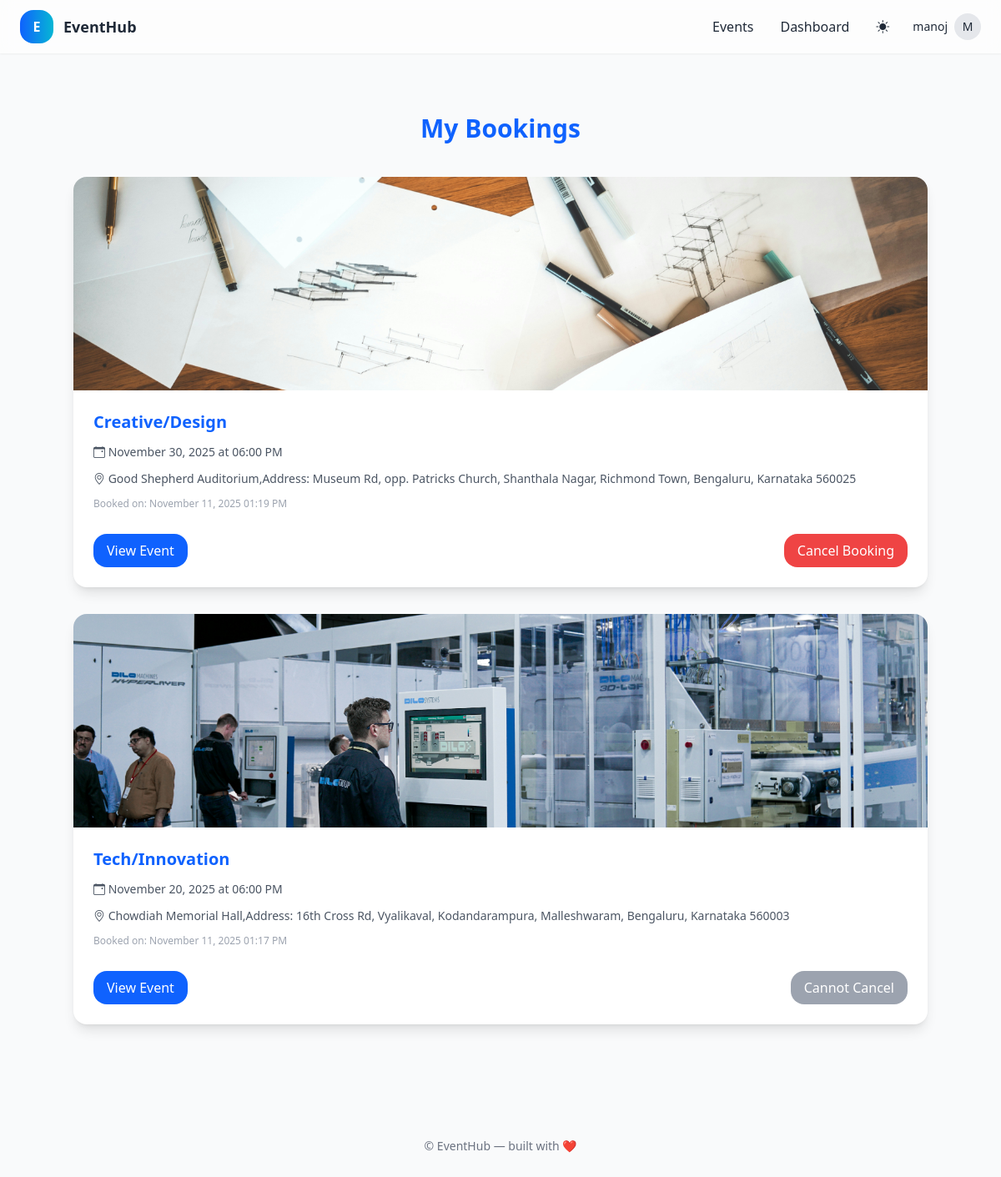
/my-bookings/ (signed in), run on the app's committed database.
### events/models.py (models this page shows, shortened)
class Booking(models.Model):
    user = models.ForeignKey(User, on_delete=models.CASCADE)
    event = models.ForeignKey(Event, on_delete=models.CASCADE)
    booking_date = models.DateTimeField(auto_now_add=True)
    class Meta:
        unique_together = ('user', 'event')

class Event(models.Model):
    title = models.CharField(max_length=200)
    description = models.TextField()
    date = models.DateField()
    time = models.TimeField()
    venue = models.CharField(max_length=255)
    max_seats = models.IntegerField()
    image = models.ImageField(upload_to='event_images/', blank=True, null=True)
    created_at = models.DateTimeField(auto_now_add=True)

### events/views.py (the view)
# urls.py: path('my-bookings/', views.MyBookingsView.as_view(), name='my_bookings'),
class MyBookingsView(LoginRequiredMixin, ListView):
    model = Booking
    template_name = 'events/my_bookings.html'
    context_object_name = 'bookings'
    def get_queryset(self):
        return Booking.objects.filter(
            user=self.request.user
        ).select_related("event").order_by('-booking_date')
    def get_context_data(self, **kwargs):
        context = super().get_context_data(**kwargs)
        now = timezone.now()
        for booking in context['bookings']:
            event = booking.event
            event_datetime = timezone.make_aware(
                datetime.combine(event.date, event.time)
            )
            booking.can_cancel = now < event_datetime
        return context

### events/templates/events/my_bookings.html (shortened to what this page needs)
{% extends "base.html" %}
{% block content %}
<div class="max-w-5xl mx-auto py-10 space-y-10">
    <h1 class="text-3xl font-bold text-primary text-center mb-10">My Bookings</h1>
    {% if bookings %}
        <div class="space-y-8">
            {% for booking in bookings %}
                <div class="bg-white dark:bg-gray-800 rounded-2xl shadow-lg overflow-hidden">
                    {% if booking.event.image %}
                    <img src="{{ booking.event.image.url }}" class="w-full h-64 object-cover">
                    {% else %}
                    <div class="w-full h-64 bg-gray-300 dark:bg-gray-700 flex items-center justify-center">
                        <span class="text-gray-500">No Image</span>
                    </div>
                    {% endif %}
                    <div class="p-6 space-y-3">
                        <h2 class="text-xl font-semibold text-primary">
                            {{ booking.event.title }}
                        </h2>
                        <p class="text-gray-600 dark:text-gray-300 text-sm">
                            <i class="bi bi-calendar-event"></i>
                            {{ booking.event.date|date:"F d, Y" }} at {{ booking.event.time|time:"h:i A" }}
                        </p>
                        <p class="text-gray-600 dark:text-gray-300 text-sm">
                            <i class="bi bi-geo-alt"></i>
                            {{ booking.event.venue }}
                        </p>
                        <p class="text-gray-400 dark:text-gray-400 text-xs">
                            Booked on: {{ booking.booking_date|date:"F d, Y h:i A" }}
                        </p>
                        <div class="flex items-center justify-between pt-4">
                            <a href="{% url 'event_detail' booking.event.id %}"
                               class="px-4 py-2 bg-primary text-white rounded-xl hover:bg-primary/90 transition">
                                View Event
                            </a>
                            {% if booking.can_cancel %}
                                <form action="{% url 'cancel_booking' booking.id %}" method="POST">
                                    <button class="px-4 py-2 bg-red-500 text-white rounded-xl hover:bg-red-600 transition">
                                        Cancel Booking
                                    </button>
                                </form>
                            {% else %}
                                <span class="px-4 py-2 bg-gray-400 text-white rounded-xl">
                                    Cannot Cancel
                                </span>
                            {% endif %}
                        </div>
                    </div>
                </div>
            {% endfor %}
        </div>
    {% endif %}
</div>
{% endblock %}

### templates/base.html (shortened to what this page needs)
<!doctype html>
<html lang="en" class="antialiased">
<head>
  <script src="https://cdn.tailwindcss.com"></script>
  <link rel="stylesheet" href="https://cdn.jsdelivr.net/npm/bootstrap-icons@1.10.5/font/bootstrap-icons.css">
</head>
<body class="bg-gray-50 dark:bg-gray-900 text-gray-800 dark:text-gray-100">
  <header class="bg-white/60 dark:bg-gray-800/60 backdrop-blur sticky top-0 z-40 shadow-sm">
    <div class="max-w-7xl mx-auto px-6">
      <div class="flex items-center justify-between h-16">
        <a href="{% url 'event_list' %}" class="flex items-center gap-3">
          <span class="inline-block w-10 h-10 rounded-xl bg-gradient-to-r from-primary to-accent
                       flex items-center justify-center text-white font-bold">E</span>
          <span class="hidden sm:inline-block font-semibold text-lg">EventHub</span>
        </a>
        <div class="flex items-center gap-3">
          <nav class="hidden md:flex items-center gap-2">
            <a href="{% url 'event_list' %}" class="px-3 py-2 rounded-md hover:bg-gray-100 dark:hover:bg-gray-700">
              Events
            </a>
            {% if user.is_authenticated and user.is_superuser %}
            <a href="{% url 'admin_dashboard' %}"
               class="px-3 py-2 rounded-md hover:bg-gray-100 dark:hover:bg-gray-700">
               Dashboard
            </a>
            {% endif %}
          </nav>
          <button id="darkToggle" class="p-2 rounded-md hover:bg-gray-100 dark:hover:bg-gray-700">
            <i id="darkIcon" class="bi"></i>
          </button>
          {% if user.is_authenticated %}
            <a href="{% url 'profile_view' %}" class="flex items-center gap-2 ml-2">
              <span class="hidden sm:inline text-sm">{{ user.username }}</span>
              <span class="w-8 h-8 rounded-full bg-gray-200 dark:bg-gray-700
                           flex items-center justify-center text-sm">
                {{ user.username|slice:":1"|upper }}
              </span>
            </a>
          {% else %}
            <a href="{% url 'login' %}" class="text-sm px-3 py-2 rounded-md hover:bg-gray-100 dark:hover:bg-gray-700">
              Login
            </a>
          {% endif %}
        </div>
      </div>
    </div>
  </header>
  <main class="max-w-7xl mx-auto px-6 py-8">
    {% block content %}{% endblock %}
  </main>
  <footer class="mt-16 pb-8 text-center text-sm text-gray-500 dark:text-gray-400">
    © {{ now.year }} EventHub — built with ❤️
  </footer>
</body>
</html>

### templates/base.html (style rules this page uses)
img.object-cover { object-fit: cover; }

### data on the page
Booking: event.image (picture), event "Creative/Design", event "November 30, 2025", event.time "06:00 PM", event.venue "Good Shepherd Auditorium,Address: Museum Rd, opp. Patricks Church, Shanthala Nagar, Richmond Town, Bengaluru, Karnataka 560025", booking_date "November 11, 2025 01:19 PM", shows "Cancel Booking"
Booking: event.image (picture), event "Tech/Innovation", event "November 20, 2025", event.time "06:00 PM", event.venue "Chowdiah Memorial Hall,Address: 16th Cross Rd, Vyalikaval, Kodandarampura, Malleshwaram, Bengaluru, Karnataka 560003", booking_date "November 11, 2025 01:17 PM", shows "Cannot Cancel"

### other printed values
{{ user.username }} "manoj"
{{ user.username|slice:":1"|upper }} "M"
